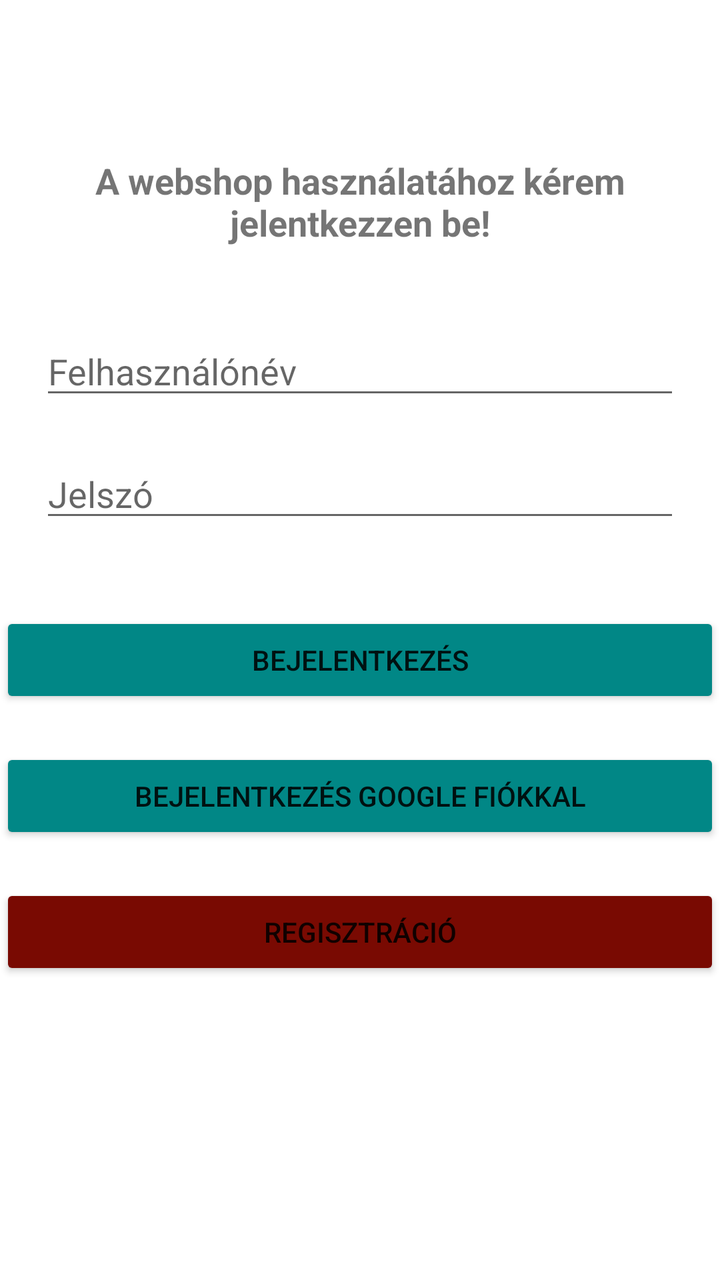
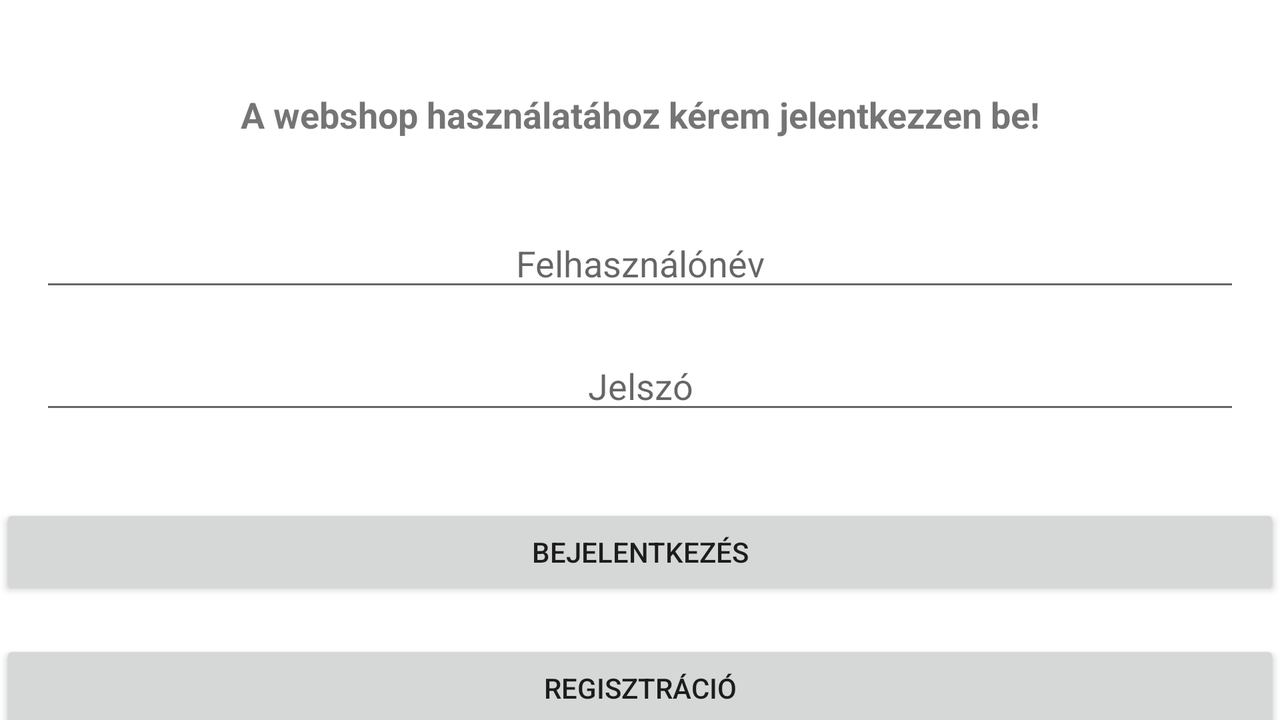

Two renders of one Android screen. The first uses the default layout on a phone; the second uses the alternative layout the repository ships for a different screen configuration, on a matching device. The two XML files are below.
<!-- AndroidManifest.xml: application theme Theme.TermelőiWebshop -->
<!-- res/layout/activity_main.xml -->
<?xml version="1.0" encoding="utf-8"?>
<androidx.constraintlayout.widget.ConstraintLayout xmlns:android="http://schemas.android.com/apk/res/android"
    xmlns:app="http://schemas.android.com/apk/res-auto"
    xmlns:tools="http://schemas.android.com/tools"
    android:layout_width="match_parent"
    android:layout_height="match_parent"
    tools:context=".MainActivity">

    <TextView
        android:id="@+id/loginTW"
        android:layout_width="match_parent"
        android:layout_height="wrap_content"
        android:text="@string/loginTextView"
        android:textAlignment="center"
        android:textSize="18sp"
        android:textStyle="bold"
        app:layout_constraintBottom_toBottomOf="parent"
        app:layout_constraintTop_toTopOf="parent"
        app:layout_constraintVertical_bias="0.131"
        tools:layout_editor_absoluteX="0dp"
        />

    <EditText
        android:id="@+id/felhasznalonevET"
        android:layout_width="match_parent"
        android:layout_height="wrap_content"
        android:layout_marginTop="@dimen/doubleMargin"
        android:layout_marginRight="@dimen/defaultMargin"
        android:layout_marginLeft="@dimen/defaultMargin"
        android:hint="@string/loginFelhasznalonev"
        android:inputType="text"
        app:layout_constraintTop_toBottomOf="@+id/loginTW" />

    <EditText
        android:id="@+id/jelszoET"
        android:layout_width="match_parent"
        android:layout_height="wrap_content"
        android:layout_marginTop="@dimen/defaultMargin"
        android:layout_marginRight="@dimen/defaultMargin"
        android:layout_marginLeft="@dimen/defaultMargin"
        android:hint="@string/loginJelszo"
        android:inputType="textPassword"
        app:layout_constraintTop_toBottomOf="@+id/felhasznalonevET"/>

    <Button
        android:id="@+id/loginBTN"
        android:layout_width="match_parent"
        android:layout_height="wrap_content"
        android:layout_marginTop="@dimen/doubleMargin"
        android:onClick="login"
        android:text="@string/loginBTN"
        android:textAlignment="center"
        app:backgroundTint="@color/teal_700"
        app:layout_constraintTop_toBottomOf="@+id/jelszoET" />

    <Button
        android:id="@+id/googleBTN"
        android:layout_width="match_parent"
        android:layout_height="wrap_content"
        android:layout_marginTop="@dimen/defaultMargin"
        android:onClick="loginWithGoogleAcc"
        android:text="@string/googleLogin"
        android:textAlignment="center"
        app:backgroundTint="@color/teal_700"
        app:layout_constraintTop_toBottomOf="@+id/loginBTN" />

    <Button
        android:id="@+id/registerBTN"
        android:layout_width="match_parent"
        android:layout_height="wrap_content"
        android:layout_marginTop="@dimen/defaultMargin"
        android:onClick="register"
        android:text="@string/registration"
        android:textAlignment="center"
        app:backgroundTint="@color/darkRed"
        app:layout_constraintTop_toBottomOf="@+id/googleBTN"
        tools:layout_editor_absoluteX="0dp" />


</androidx.constraintlayout.widget.ConstraintLayout>
<!-- resources referenced by this layout -->
<resources>
  <color name="darkRed">#790A02</color>
  <color name="teal_700">#FF018786</color>
  <dimen name="defaultMargin">20dp</dimen>
  <dimen name="doubleMargin">40dp</dimen>
  <string name="googleLogin">Bejelentkezés google fiókkal</string>
  <string name="loginBTN">Bejelentkezés</string>
  <string name="loginFelhasznalonev">Felhasználónév</string>
  <string name="loginJelszo">Jelszó</string>
  <string name="loginTextView">A webshop használatához kérem jelentkezzen be!</string>
  <string name="registration">Regisztráció</string>
  <style name="Theme.TermelőiWebshop" parent="Theme.MaterialComponents.DayNight.DarkActionBar">
          
          <item name="colorPrimary">@color/darkGreen</item>
          <item name="colorAccent">@color/teal_700</item>
          <item name="colorPrimaryVariant">@color/purple_700</item>
          <item name="colorOnPrimary">@color/white</item>
          
          <item name="colorSecondary">@color/teal_200</item>
          <item name="colorSecondaryVariant">@color/teal_700</item>
          <item name="colorOnSecondary">@color/black</item>
          
          <item name="android:statusBarColor" tools:targetApi="l">?attr/colorPrimaryVariant</item>
          
      </style>
  <color name="darkGreen">#107E04</color>
  <color name="purple_700">#FF3700B3</color>
  <color name="white">#FFFFFFFF</color>
  <color name="teal_200">#FF03DAC5</color>
  <color name="black">#FF000000</color>
</resources>
<!-- res/layout-land/activity_main.xml (the author's variant of the layout above) -->
<!-- drawn on the phone turned sideways -->
<?xml version="1.0" encoding="utf-8"?>
<androidx.constraintlayout.widget.ConstraintLayout xmlns:android="http://schemas.android.com/apk/res/android"
    xmlns:app="http://schemas.android.com/apk/res-auto"
    xmlns:tools="http://schemas.android.com/tools"
    android:layout_width="match_parent"
    android:layout_height="match_parent"
    tools:context=".MainActivity">

    <TextView
        android:id="@+id/loginTW"
        android:layout_width="match_parent"
        android:layout_height="wrap_content"
        android:text="@string/loginTextView"
        android:textAlignment="center"
        android:textSize="18sp"
        android:textStyle="bold"
        app:layout_constraintBottom_toBottomOf="parent"
        app:layout_constraintTop_toTopOf="parent"
        app:layout_constraintVertical_bias="0.134"
        tools:layout_editor_absoluteX="0dp" />

    <EditText
        android:id="@+id/felhasznalonevET"
        android:layout_width="match_parent"
        android:layout_height="wrap_content"
        android:layout_marginRight="@dimen/defaultMargin"
        android:layout_marginLeft="@dimen/defaultMargin"
        android:layout_marginTop="@dimen/doubleMargin"
        android:hint="@string/loginFelhasznalonev"
        android:inputType="text"
        android:textAlignment="center"
        app:layout_constraintTop_toBottomOf="@id/loginTW" />

    <EditText
        android:id="@+id/jelszoET"
        android:layout_width="match_parent"
        android:layout_height="wrap_content"
        android:layout_marginRight="@dimen/defaultMargin"
        android:layout_marginLeft="@dimen/defaultMargin"
        android:layout_marginTop="@dimen/defaultMargin"
        android:autofillHints=""
        android:hint="@string/loginJelszo"
        android:inputType="textPassword"
        android:textAlignment="center"
        app:layout_constraintTop_toBottomOf="@+id/felhasznalonevET" />

    <Button
        android:id="@+id/loginBTN"
        android:layout_width="match_parent"
        android:layout_height="wrap_content"
        android:layout_marginTop="@dimen/doubleMargin"
        android:onClick="login"
        android:text="@string/loginBTN"
        android:textAlignment="center"
        app:layout_constraintTop_toBottomOf="@+id/jelszoET"/>

    <Button
        android:id="@+id/registerBTN"
        android:layout_width="match_parent"
        android:layout_height="wrap_content"
        android:layout_marginTop="@dimen/defaultMargin"
        android:onClick="register"
        android:text="@string/registration"
        android:textAlignment="center"
        app:layout_constraintTop_toBottomOf="@+id/loginBTN" />


</androidx.constraintlayout.widget.ConstraintLayout>
<!-- resources referenced by the variant -->
<!-- as the phone turned sideways resolves them -->
<resources>
  <dimen name="defaultMargin">20dp</dimen>
  <dimen name="doubleMargin">40dp</dimen>
  <string name="loginBTN">Bejelentkezés</string>
  <string name="loginFelhasznalonev">Felhasználónév</string>
  <string name="loginJelszo">Jelszó</string>
  <string name="loginTextView">A webshop használatához kérem jelentkezzen be!</string>
  <string name="registration">Regisztráció</string>
  <style name="Theme.TermelőiWebshop" parent="Theme.MaterialComponents.DayNight.DarkActionBar">
          
          <item name="colorPrimary">@color/darkGreen</item>
          <item name="colorAccent">@color/teal_700</item>
          <item name="colorPrimaryVariant">@color/purple_700</item>
          <item name="colorOnPrimary">@color/white</item>
          
          <item name="colorSecondary">@color/teal_200</item>
          <item name="colorSecondaryVariant">@color/teal_700</item>
          <item name="colorOnSecondary">@color/black</item>
          
          <item name="android:statusBarColor" tools:targetApi="l">?attr/colorPrimaryVariant</item>
          
      </style>
  <color name="darkGreen">#107E04</color>
  <color name="teal_700">#FF018786</color>
  <color name="purple_700">#FF3700B3</color>
  <color name="white">#FFFFFFFF</color>
  <color name="teal_200">#FF03DAC5</color>
  <color name="black">#FF000000</color>
</resources>
